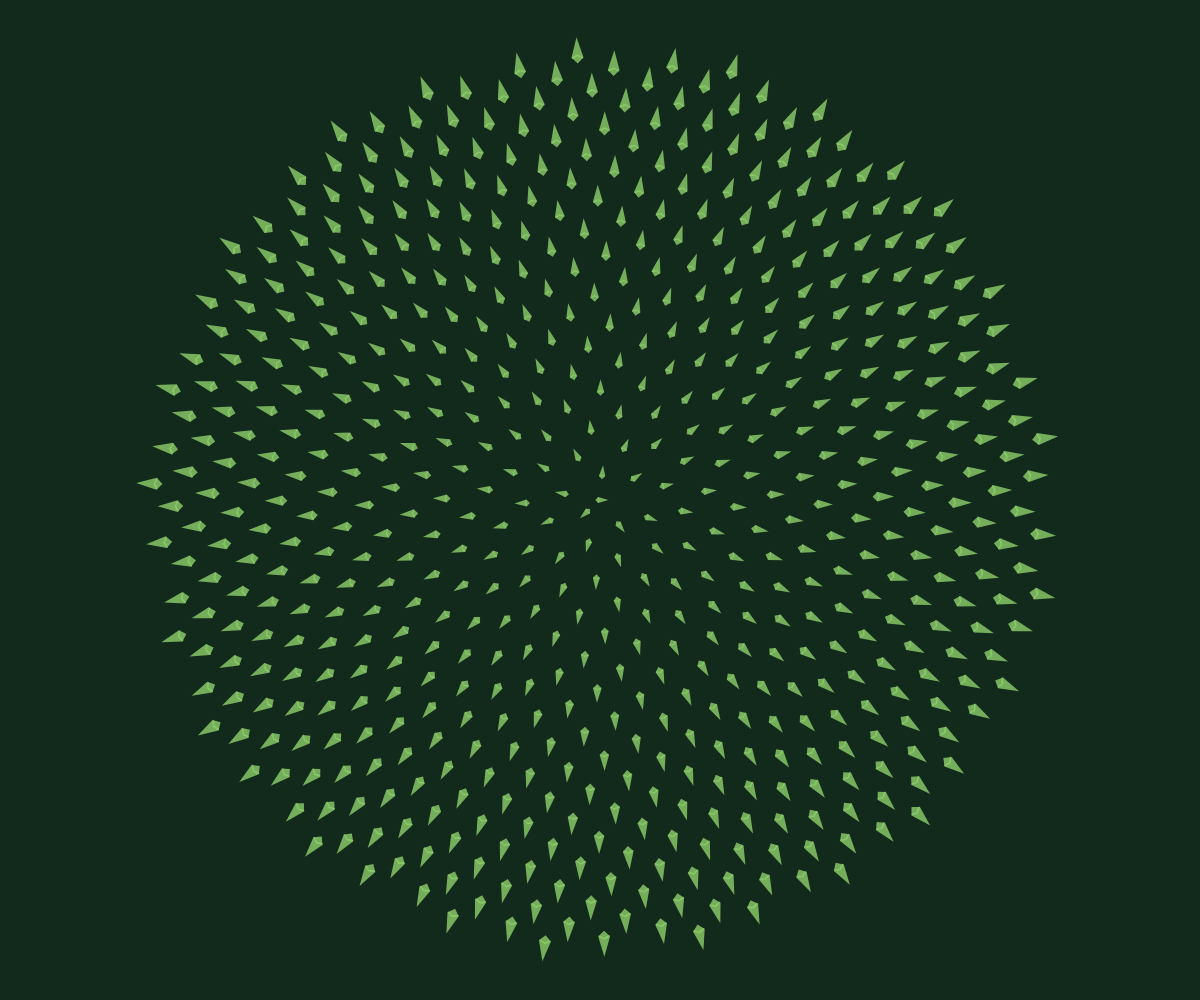
Frame 1 (no input)
Frame 60 (no input): identical to frame 1, image omitted
Frame 120 (the mouse pressed at the canvas centre since frame 60): identical to frame 1, image omitted

The p5.js sketch that drew this single still picture (run headless with seeded random() and noise() and a simulated clock; from frame 60 on, the mouse is pressed at the canvas centre):

// p5.js sketch
// ── sketch.js
let n = 600;
let fernColor;

function setup() {
  createCanvas(windowWidth, windowHeight);
  noStroke();
  fernColor = color(144, 210, 109, 200); // light green
}

function draw() {
  background(18, 42, 28); // dark green

  let cx = width / 2;
  let cy = height / 2;
  let maxR = min(width, height) * 0.45;
  let golden = PI * (3 - Math.sqrt(5)); // golden angle ~137.5°

  for (let i = 0; i < n; i++) {
    let r = maxR * Math.sqrt(i / n);
    let angle = i * golden;

    let x = cx + r * cos(angle);
    let y = cy + r * sin(angle);

    let leafSize = map(r, 0, maxR, 6, 12);

    push();
    translate(x, y);
    rotate(angle + PI / 2);

    // Simple fern-leaf shape: a teardrop/ellipse
    fill(fernColor);
    beginShape();
    vertex(0, -leafSize * 1.4);           // tip
    vertex(leafSize * 0.5, leafSize * 0.3); // right
    vertex(0, leafSize * 0.8);             // bottom dip
    vertex(-leafSize * 0.5, leafSize * 0.3); // left
    endShape(CLOSE);

    // small secondary leaf at each side
    push();
    rotate(0.5);
    fill(160, 220, 120, 120);
    ellipse(leafSize * 0.3, leafSize * 0.1, leafSize * 0.6, leafSize * 0.15);
    pop();

    push();
    rotate(-0.5);
    ellipse(-leafSize * 0.3, leafSize * 0.1, leafSize * 0.6, leafSize * 0.15);
    pop();

    pop();
  }
}

function windowResized() {
  resizeCanvas(windowWidth, windowHeight);
}
